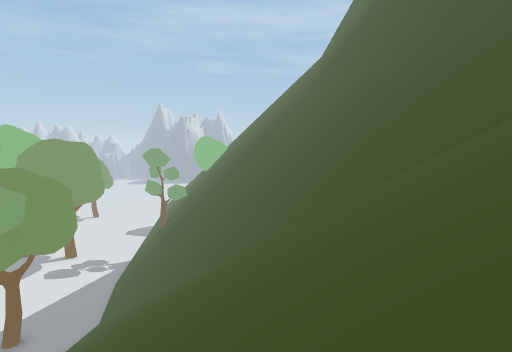
View 1 (above)

23 first-person views from a walk through a scene from a Unity 3-D project. The camera is 1.3 m above the floor, tilts 6° down and sees 75° across. The floor is counted in squares, 1 m on a side. Each view is taken from the middle of a square. On the plan, view 1 faces up. The plan holds only what a view shows up to about 14 squares ahead; the rest is blank. The place goes on beyond the plan. The player is left out.

View 2
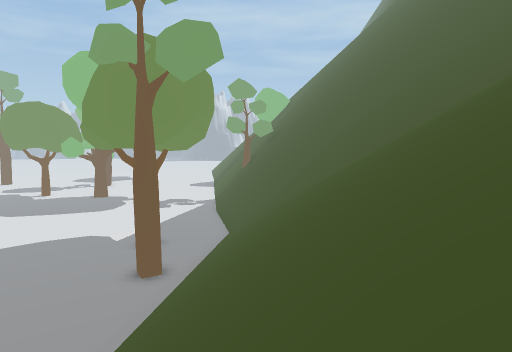

View 3
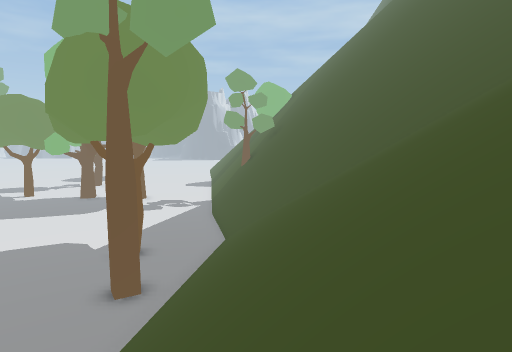

View 4
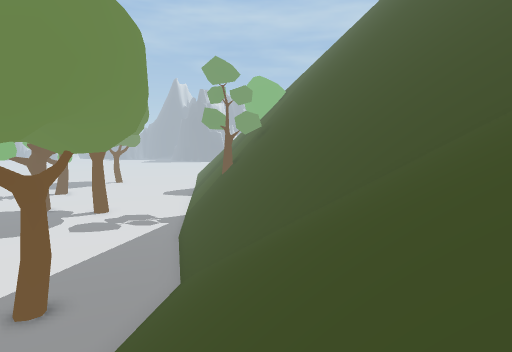

View 5
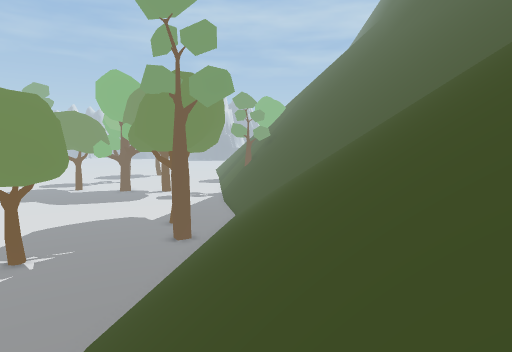

View 6
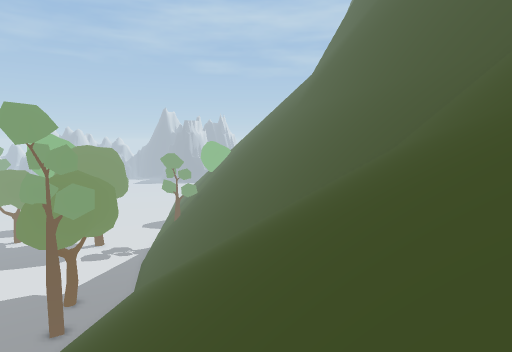

View 7
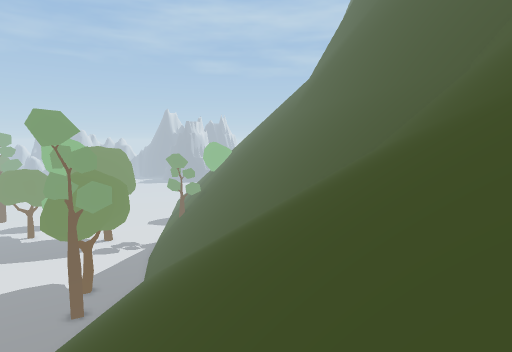

View 8
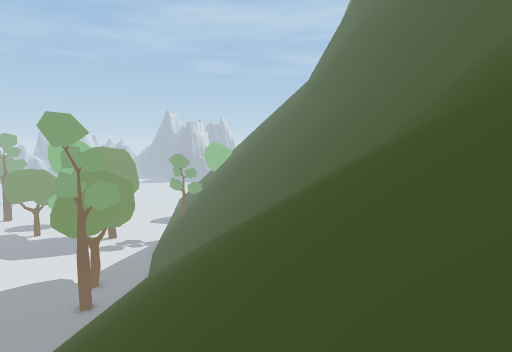

View 9
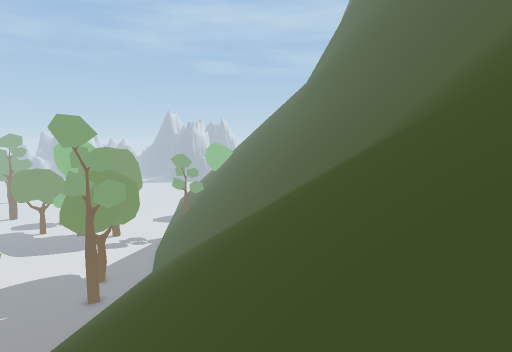

View 10
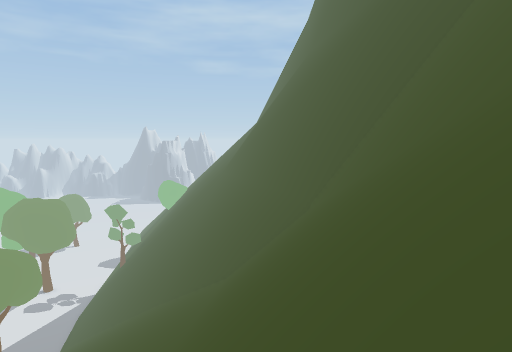

View 11
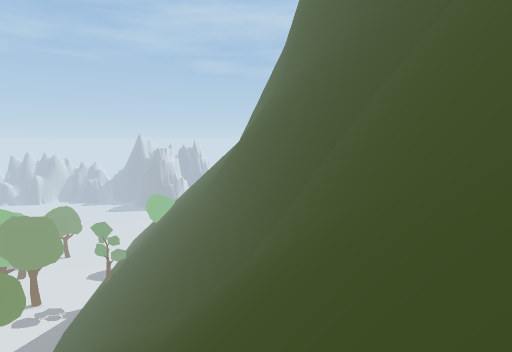

View 12
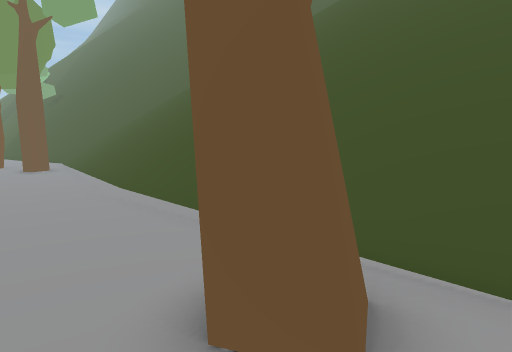

View 13
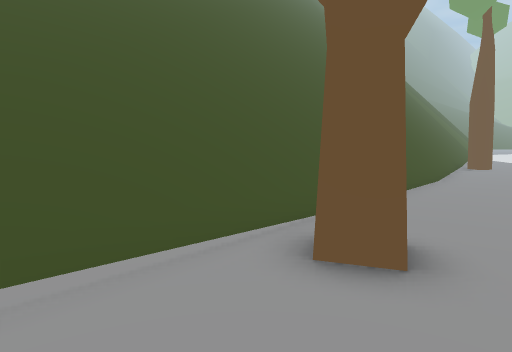

View 14
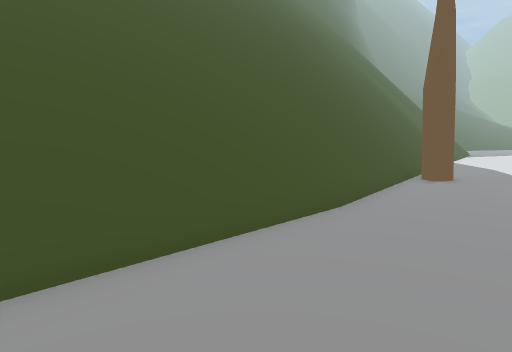

View 15
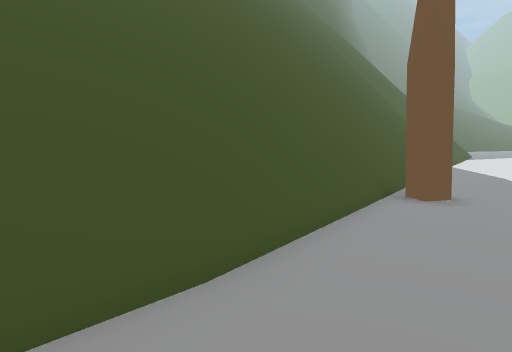

View 16
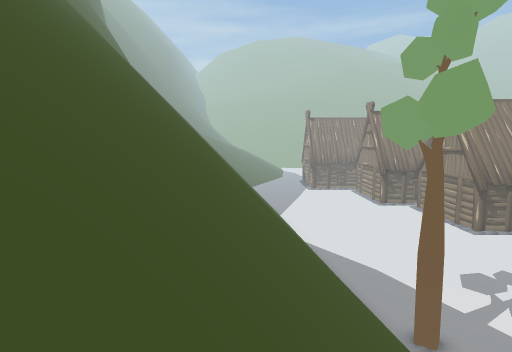

View 17
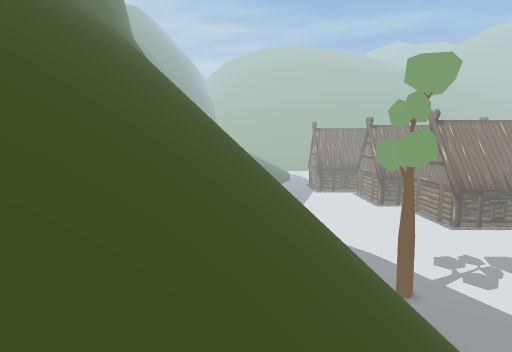

View 18
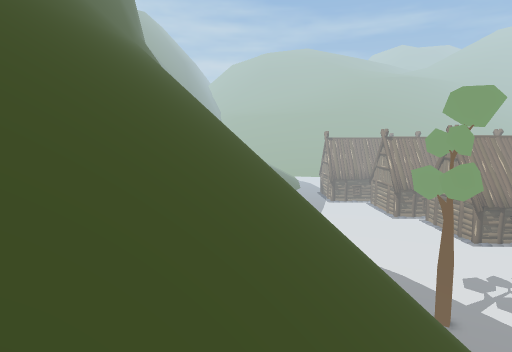

View 19
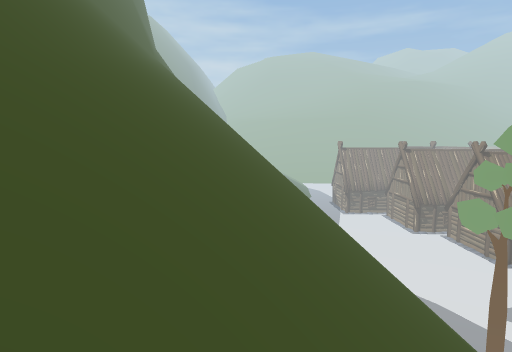

View 20
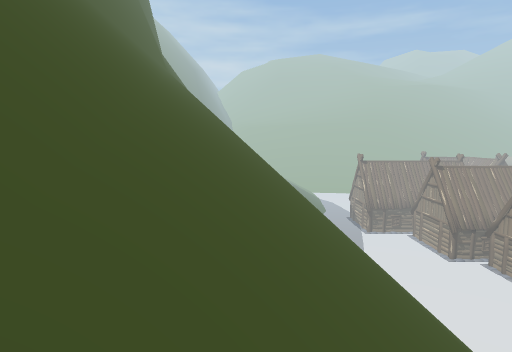

View 21
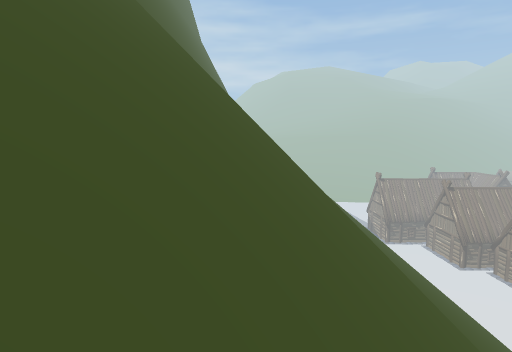

View 22
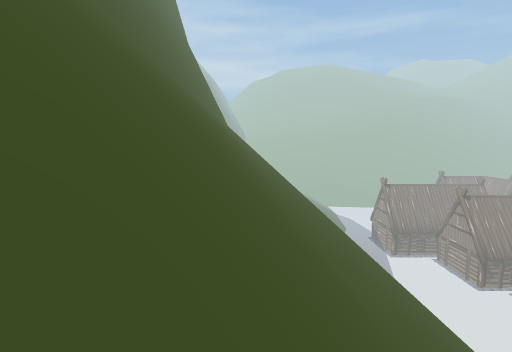

View 23
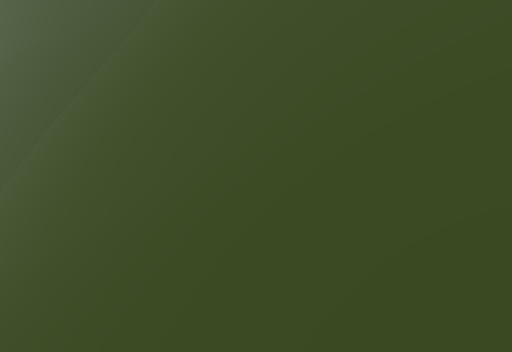

### Floor plan
Key: @ floor where view 1 was taken; # wall or solid block; . floor; / step, stairs or slope; = window, fence, low wall or low ledge; ^ raised ledge; v drop or lower ground; O other object.
Columns run from 14 left of view 1 to 12 right of it. Each row starts with its distance up from view 1.
 21 ..... ##
 20 ...../=##
 19 ....../##
 18 ....../=##
 17 ......//=#####
 16 ......///#=^###
 15 ..OO..///= =^####
 14 ....../////#=^^###
 13 .....//////// =^###
 12 ...OO///////// =^###
 11 ...O.//////////#=^###
 10 .....///////////#=^####
  9 .....////////////#=^^##
  8 ....//////////////#==^#
  7 ....//////////////// =##
  6 ....//////////////////##
  5 ....//////////////////=#
  4 ....///////////////////#
  3  ...///////////////////##
  2  ...///////////////////##
  1  ...///////////////////=#
  0 ....//////////@/////////##
 -1 ....////////////////////##
 -2 ....////////////////////=#
 -3 .OO.////// //////////////#
 -4 ..O./////////////// /////##
 -5 ....////////////// //////##
 -6 ....//////////////=#/////=#
 -7  ...//////////////==//////#
 -8 ....//////////////=^=/////
 -9 ....//////////////#^^  ///
-10 ....///////////////^^=
-11  ...///////////////=^
-12  ...///////////////=^
-13  ...=//////////////#^^
-14  ...=#//////////////^^    =
-15  ...=#v/////////////=^    =
-16  ...###v////////////=^    #
-17  ...###vv///////////=^^
-18  ..OO## vv//////////#^^
-19 .....=# vvvv/////////=^
-20 .....=#  vvvv////////=^
-21 .....=#  vvv v/// ///=^
-22   ... ##  v   v//

Positions as (right, up) in squares from view 1, and headings:
1: (0, 0), facing up
2: (-7, 1), facing up
3: (-7, 3), facing up
4: (-6, 7), facing up
5: (-7, -4), facing up
6: (0, -5), facing up
7: (0, -7), facing up
8: (0, -8), facing up
9: (0, -9), facing up
10: (6, -6), facing up
11: (8, -7), facing up
12: (-14, -5), facing up-right
13: (-14, 0), facing down-right
14: (-14, -6), facing down-right
15: (-13, -10), facing down-right
16: (-5, -8), facing down
17: (-3, -2), facing down
18: (-1, -2), facing down
19: (1, -3), facing down
20: (3, -7), facing down
21: (8, -1), facing down
22: (7, -6), facing down
23: (9, -8), facing up-right
